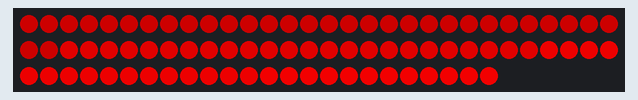
Simulated run of this sketch. Board: Arduino Uno, built with avr-gcc and run on an emulated ATmega328P. Parts: 84 RGB LEDs in strip order, left to right, continuing on the next row. Dim RGB values are drawn brighter than linear.

Above: at 0.17 s.
At 5.44 s:
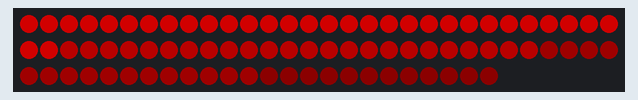
At 38.3 s:
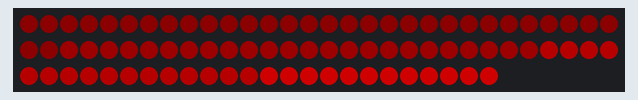

The sketch:

pulsating_leds.ino
```cpp
#include <Adafruit_NeoPixel.h>
#include <SoftwareSerial.h>

#define PIN      6
#define N_LEDS 84

SoftwareSerial mySerial(10, 11); // RX, TX

Adafruit_NeoPixel strip = Adafruit_NeoPixel(N_LEDS, PIN, NEO_GRB + NEO_KHZ800);

int loopTime = 10;

int r0start = 0;
int r0end = 31;

int r1start = 32;
int r1end = 55;

int r2start = 56;
int r2end = 71;

int r3start = 72;
int r3end = 83;

float r0degree = 0;
float r1degree = 30;
float r2degree = 60;
float r3degree = 90;

void setup() {
  Serial.begin(57600);
  while (!Serial) {
    ; // wait for serial port to connect. Needed for native USB port only
  }

  strip.begin();
  //strip.setBrightness(32);
}

uint32_t getColor(int ring) {
  float degree = 0;
  if (ring == 0) {
    degree = r0degree;
  } else if (ring == 1) {
    degree = r1degree;
  } else  if (ring == 2) {
    degree = r2degree;
  } else  if (ring == 3) {
    degree = r3degree;
  }

  float rad = (degree * PI) / 180;
  float sinus = sin(rad);
  float strength = (sinus + 1) / 2; // 0-1 i styrka

  int color = (int)(strength*200) + 12;
  return strip.Color(color, 0, 0);
}

void setColorsForRings() {
  for (int i = r0start; i <= r0end; i++) {
    strip.setPixelColor(i, getColor(0));
  }

  for (int i = r1start; i <= r1end; i++) {
    strip.setPixelColor(i, getColor(1));
  }

  for (int i = r2start; i <= r2end; i++) {
    strip.setPixelColor(i, getColor(2));
  }

  for (int i = r3start; i <= r3end; i++) {
    strip.setPixelColor(i, getColor(3));
  }
}

void setDegreesForRings() {
  r0degree = r0degree + 3;
  if (r0degree >= 360) {
    r0degree = 0;
  }

  r1degree = r1degree + 3;
  if (r1degree >= 360) {
    r1degree = 0;
  }

  r2degree = r2degree + 3;
  if (r2degree >= 360) {
    r2degree = 0;
  }

  r3degree = r3degree + 3;
  if (r3degree >= 360) {
    r3degree = 0;
  }
}

void loop() {
  setColorsForRings();
  setDegreesForRings();
  strip.show();
  delay(loopTime);
}
```
